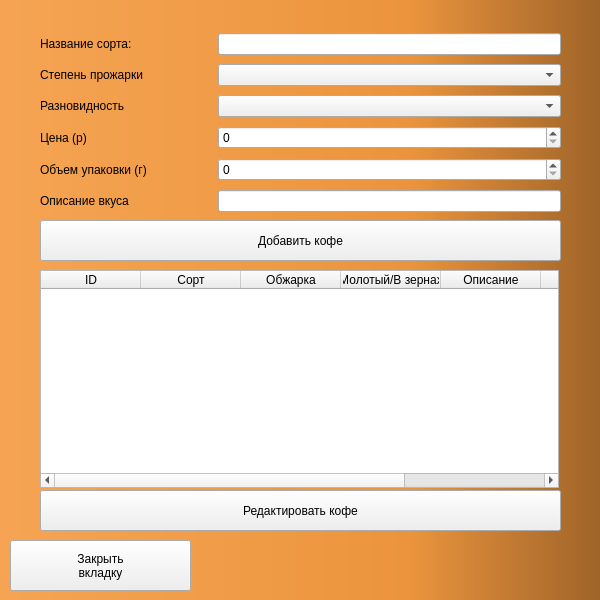
<?xml version="1.0" encoding="UTF-8"?>
<ui version="4.0">
 <class>MainWindow</class>
 <widget class="QMainWindow" name="MainWindow">
  <property name="geometry">
   <rect>
    <x>0</x>
    <y>0</y>
    <width>600</width>
    <height>600</height>
   </rect>
  </property>
  <property name="windowTitle">
   <string>MainWindow</string>
  </property>
  <widget class="QWidget" name="centralwidget">
   <widget class="QLabel" name="fon_2">
    <property name="geometry">
     <rect>
      <x>-340</x>
      <y>-160</y>
      <width>1361</width>
      <height>1151</height>
     </rect>
    </property>
    <property name="styleSheet">
     <string notr="true">background: qlineargradient(spread:pad, x1:0, y1:0, x2:1, y2:0, stop:0 rgba(255, 178, 102, 255), stop:0.55 rgba(235, 148, 61, 255), stop:0.98 rgba(0, 0, 0, 255), stop:1 rgba(0, 0, 0, 0))</string>
    </property>
    <property name="text">
     <string>TextLabel</string>
    </property>
   </widget>
   <widget class="QWidget" name="gridLayoutWidget">
    <property name="geometry">
     <rect>
      <x>40</x>
      <y>30</y>
      <width>521</width>
      <height>191</height>
     </rect>
    </property>
    <layout class="QGridLayout" name="gridLayout">
     <item row="2" column="0">
      <widget class="QLabel" name="label_3">
       <property name="styleSheet">
        <string notr="true">font: 10pt &quot;Times New Roman&quot;;</string>
       </property>
       <property name="text">
        <string>Разновидность</string>
       </property>
      </widget>
     </item>
     <item row="3" column="0">
      <widget class="QLabel" name="label_4">
       <property name="styleSheet">
        <string notr="true">font: 10pt &quot;Times New Roman&quot;;</string>
       </property>
       <property name="text">
        <string>Цена (р)</string>
       </property>
      </widget>
     </item>
     <item row="1" column="0">
      <widget class="QLabel" name="label_2">
       <property name="styleSheet">
        <string notr="true">font: 10pt &quot;Times New Roman&quot;;</string>
       </property>
       <property name="text">
        <string>Степень прожарки</string>
       </property>
      </widget>
     </item>
     <item row="0" column="0">
      <widget class="QLabel" name="label">
       <property name="styleSheet">
        <string notr="true">font: 10pt &quot;Times New Roman&quot;;</string>
       </property>
       <property name="text">
        <string>Название сорта:</string>
       </property>
      </widget>
     </item>
     <item row="2" column="1" colspan="2">
      <widget class="QComboBox" name="razn"/>
     </item>
     <item row="1" column="1" colspan="2">
      <widget class="QComboBox" name="stepen">
       <property name="styleSheet">
        <string notr="true">font: 10pt &quot;Times New Roman&quot;;</string>
       </property>
      </widget>
     </item>
     <item row="4" column="0">
      <widget class="QLabel" name="label_5">
       <property name="styleSheet">
        <string notr="true">font: 10pt &quot;Times New Roman&quot;;</string>
       </property>
       <property name="text">
        <string>Объем упаковки (г)</string>
       </property>
      </widget>
     </item>
     <item row="3" column="1" colspan="2">
      <widget class="QSpinBox" name="cost">
       <property name="styleSheet">
        <string notr="true">font: 10pt &quot;Times New Roman&quot;;</string>
       </property>
      </widget>
     </item>
     <item row="0" column="1" colspan="2">
      <widget class="QLineEdit" name="name">
       <property name="styleSheet">
        <string notr="true">font: 10pt &quot;Times New Roman&quot;;</string>
       </property>
      </widget>
     </item>
     <item row="4" column="1" colspan="2">
      <widget class="QSpinBox" name="kilo"/>
     </item>
     <item row="5" column="0">
      <widget class="QLabel" name="label_6">
       <property name="styleSheet">
        <string notr="true">font: 10pt &quot;Times New Roman&quot;;</string>
       </property>
       <property name="text">
        <string>&lt;html&gt;&lt;head/&gt;&lt;body&gt;&lt;p&gt;Описание вкуса&lt;/p&gt;&lt;/body&gt;&lt;/html&gt;</string>
       </property>
      </widget>
     </item>
     <item row="5" column="1" colspan="2">
      <widget class="QLineEdit" name="text"/>
     </item>
    </layout>
   </widget>
   <widget class="QPushButton" name="create_btn">
    <property name="geometry">
     <rect>
      <x>40</x>
      <y>220</y>
      <width>521</width>
      <height>41</height>
     </rect>
    </property>
    <property name="styleSheet">
     <string notr="true">font: 75 12pt &quot;Times New Roman&quot;;</string>
    </property>
    <property name="text">
     <string>Добавить кофе</string>
    </property>
   </widget>
   <widget class="QPushButton" name="change_btn">
    <property name="geometry">
     <rect>
      <x>40</x>
      <y>490</y>
      <width>521</width>
      <height>41</height>
     </rect>
    </property>
    <property name="styleSheet">
     <string notr="true">font: 75 12pt &quot;Times New Roman&quot;;</string>
    </property>
    <property name="text">
     <string>Редактировать кофе</string>
    </property>
   </widget>
   <widget class="QPushButton" name="close_btn">
    <property name="geometry">
     <rect>
      <x>10</x>
      <y>540</y>
      <width>181</width>
      <height>51</height>
     </rect>
    </property>
    <property name="styleSheet">
     <string notr="true">font: 75 14pt &quot;Times New Roman&quot;;</string>
    </property>
    <property name="text">
     <string>Закрыть 
вкладку</string>
    </property>
   </widget>
   <widget class="QTableWidget" name="table_coffee">
    <property name="geometry">
     <rect>
      <x>40</x>
      <y>270</y>
      <width>519</width>
      <height>218</height>
     </rect>
    </property>
    <column>
     <property name="text">
      <string>ID</string>
     </property>
    </column>
    <column>
     <property name="text">
      <string>Сорт</string>
     </property>
    </column>
    <column>
     <property name="text">
      <string>Обжарка</string>
     </property>
    </column>
    <column>
     <property name="text">
      <string>Молотый/В зернах</string>
     </property>
    </column>
    <column>
     <property name="text">
      <string>Описание</string>
     </property>
    </column>
    <column>
     <property name="text">
      <string>Цена (р)</string>
     </property>
    </column>
    <column>
     <property name="text">
      <string>Объем (г)</string>
     </property>
    </column>
   </widget>
  </widget>
 </widget>
 <resources/>
 <connections/>
</ui>
